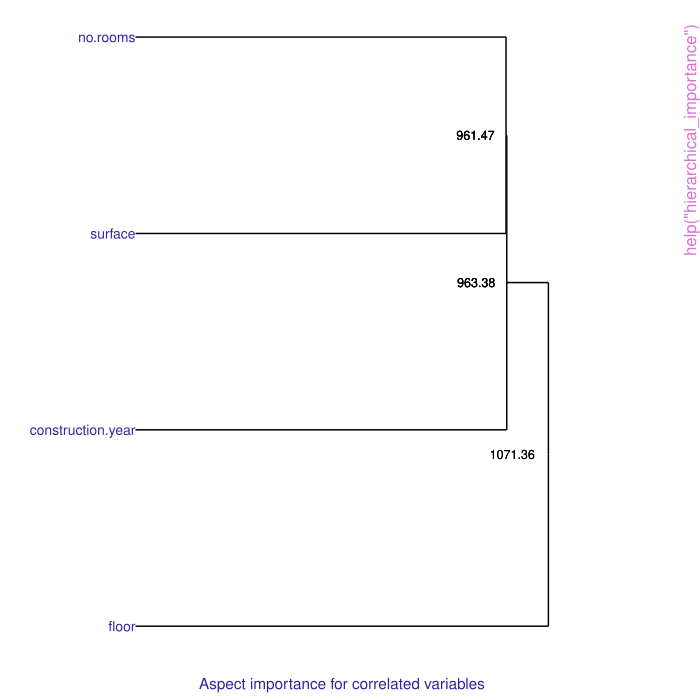

R code for this plot:
pkgname <- "triplot"
source(file.path(R.home("share"), "R", "examples-header.R"))
options(warn = 1)
library('triplot')

base::assign(".oldSearch", base::search(), pos = 'CheckExEnv')
base::assign(".old_wd", base::getwd(), pos = 'CheckExEnv')
cleanEx()
nameEx("aspect_importance")
### * aspect_importance

flush(stderr()); flush(stdout())

### Name: aspect_importance
### Title: Calculates importance of variable groups (called aspects) for a
###   selected observation
### Aliases: aspect_importance aspect_importance.explainer
###   aspect_importance.default lime predict_aspects

### ** Examples

library("DALEX")

model_titanic_glm <- glm(survived == 1 ~
                         class+gender+age+sibsp+parch+fare+embarked,
                         data = titanic_imputed,
                         family = "binomial")

explain_titanic_glm <- explain(model_titanic_glm,
                               data = titanic_imputed[,-8],
                               y = titanic_imputed$survived == 1,
                               verbose = FALSE)

aspects <- list(wealth = c("class", "fare"),
                family = c("sibsp", "parch"),
                personal = c("gender", "age"),
                embarked = "embarked")

predict_aspects(explain_titanic_glm,
                  new_observation = titanic_imputed[1,],
                  variable_groups = aspects)





cleanEx()
nameEx("aspect_importance_single")
### * aspect_importance_single

flush(stderr()); flush(stdout())

### Name: aspect_importance_single
### Title: Aspects importance for single aspects
### Aliases: aspect_importance_single aspect_importance_single.explainer
###   aspect_importance_single.default

### ** Examples

library("DALEX")
model_titanic_glm <- glm(survived == 1 ~ class + gender + age +
                         sibsp + parch + fare + embarked,
                         data = titanic_imputed,
                         family = "binomial")

explainer_titanic <- explain(model_titanic_glm,
                             data = titanic_imputed[,-8],
                             verbose = FALSE)
aspect_importance_single(explainer_titanic,
                         new_observation = titanic_imputed[1,-8])




cleanEx()
nameEx("calculate_triplot")
### * calculate_triplot

flush(stderr()); flush(stdout())

### Name: calculate_triplot
### Title: Calculate triplot that sums up automatic aspect/feature
###   importance grouping
### Aliases: calculate_triplot calculate_triplot.explainer
###   calculate_triplot.default print.triplot model_triplot predict_triplot

### ** Examples


library(DALEX)
set.seed(123)
apartments_num <- apartments[,unlist(lapply(apartments, is.numeric))]
apartments_num_lm_model <- lm(m2.price ~ ., data = apartments_num)
apartments_num_new_observation <- apartments_num[30, ]
explainer_apartments <- explain(model = apartments_num_lm_model,
                                data = apartments_num[,-1],
                                y = apartments_num[, 1],
                                verbose = FALSE)
apartments_tri <- calculate_triplot(x = explainer_apartments,
                                    new_observation =
                                      apartments_num_new_observation[-1])
apartments_tri
                                   




cleanEx()
nameEx("cluster_variables")
### * cluster_variables

flush(stderr()); flush(stdout())

### Name: cluster_variables
### Title: Creates a cluster tree from numeric features
### Aliases: cluster_variables cluster_variables.default

### ** Examples

library("DALEX")
dragons_data <- dragons[,c(2,3,4,7,8)]
cluster_variables(dragons_data, clust_method = "complete")




cleanEx()
nameEx("get_sample")
### * get_sample

flush(stderr()); flush(stdout())

### Name: get_sample
### Title: Function for getting binary matrix
### Aliases: get_sample

### ** Examples

 get_sample(100,6,"binom",3)




cleanEx()
nameEx("group_variables")
### * group_variables

flush(stderr()); flush(stdout())

### Name: group_variables
### Title: Helper function that combines clustering variables and creating
###   aspect list
### Aliases: group_variables

### ** Examples

library("DALEX")
dragons_data <- dragons[,c(2,3,4,7,8)]
group_variables(dragons_data, h = 0.5, clust_method = "complete")




cleanEx()
nameEx("hierarchical_importance")
### * hierarchical_importance

flush(stderr()); flush(stdout())

### Name: hierarchical_importance
### Title: Calculates importance of hierarchically grouped aspects
### Aliases: hierarchical_importance plot.hierarchical_importance

### ** Examples

library(DALEX)
apartments_num <- apartments[,unlist(lapply(apartments, is.numeric))]
apartments_num_lm_model <- lm(m2.price ~ ., data = apartments_num)
hi <- hierarchical_importance(x = apartments_num_lm_model,
 data = apartments_num[,-1],
 y = apartments_num[,1],
 type = "model")
plot(hi, add_last_group = TRUE, absolute_value = TRUE)




cleanEx()
nameEx("list_variables")
### * list_variables

flush(stderr()); flush(stdout())

### Name: list_variables
### Title: Cuts tree at custom height and returns a list
### Aliases: list_variables

### ** Examples

library("DALEX")
dragons_data <- dragons[,c(2,3,4,7,8)]
cv <- cluster_variables(dragons_data, clust_method = "complete")
list_variables(cv, h = 0.5)




cleanEx()
nameEx("plot.aspect_importance")
### * plot.aspect_importance

flush(stderr()); flush(stdout())

### Name: plot.aspect_importance
### Title: Function for plotting aspect_importance results
### Aliases: plot.aspect_importance

### ** Examples

library("DALEX")

model_titanic_glm <- glm(survived == 1 ~
                         class+gender+age+sibsp+parch+fare+embarked,
                         data = titanic_imputed,
                         family = "binomial")

explain_titanic_glm <- explain(model_titanic_glm,
                               data = titanic_imputed[,-8],
                               y = titanic_imputed$survived == 1,
                               verbose = FALSE)

aspects <- list(wealth = c("class", "fare"),
                family = c("sibsp", "parch"),
                personal = c("gender", "age"),
                embarked = "embarked")

titanic_ai <- predict_aspects(explain_titanic_glm,
                  new_observation = titanic_imputed[1,],
                  variable_groups = aspects)
plot(titanic_ai)




cleanEx()
nameEx("plot.cluster_variables")
### * plot.cluster_variables

flush(stderr()); flush(stdout())

### Name: plot.cluster_variables
### Title: Plots tree with correlation values
### Aliases: plot.cluster_variables

### ** Examples

library("DALEX")
dragons_data <- dragons[,c(2,3,4,7,8)]
cv <- cluster_variables(dragons_data, clust_method = "complete")
plot(cv, p = 0.7)




cleanEx()
nameEx("plot.triplot")
### * plot.triplot

flush(stderr()); flush(stdout())

### Name: plot.triplot
### Title: Plots triplot
### Aliases: plot.triplot

### ** Examples

library(DALEX)
set.seed(123)
apartments_num <- apartments[,unlist(lapply(apartments, is.numeric))]
apartments_num_lm_model <- lm(m2.price ~ ., data = apartments_num)
apartments_num_new_observation <- apartments_num[30, ]
explainer_apartments <- explain(model = apartments_num_lm_model,
                                data = apartments_num[,-1],
                                y = apartments_num[, 1],
                                verbose = FALSE)
apartments_tri <- calculate_triplot(x = explainer_apartments,
 new_observation = apartments_num_new_observation[-1])
plot(apartments_tri)




cleanEx()
nameEx("print.aspect_importance")
### * print.aspect_importance

flush(stderr()); flush(stdout())

### Name: print.aspect_importance
### Title: Function for printing aspect_importance results
### Aliases: print.aspect_importance

### ** Examples

library("DALEX")

model_titanic_glm <- glm(survived == 1 ~
                         class+gender+age+sibsp+parch+fare+embarked,
                         data = titanic_imputed,
                         family = "binomial")

explain_titanic_glm <- explain(model_titanic_glm,
                               data = titanic_imputed[,-8],
                               y = titanic_imputed$survived == 1,
                               verbose = FALSE)

aspects <- list(wealth = c("class", "fare"),
                family = c("sibsp", "parch"),
                personal = c("gender", "age"),
                embarked = "embarked")

titanic_ai <- predict_aspects(explain_titanic_glm,
                  new_observation = titanic_imputed[1,],
                  variable_groups = aspects)
print(titanic_ai)




### * <FOOTER>
###
cleanEx()
options(digits = 7L)
base::cat("Time elapsed: ", proc.time() - base::get("ptime", pos = 'CheckExEnv'),"\n")
grDevices::dev.off()
###
### Local variables: ***
### mode: outline-minor ***
### outline-regexp: "\\(> \\)?### [*]+" ***
### End: ***
quit('no')
